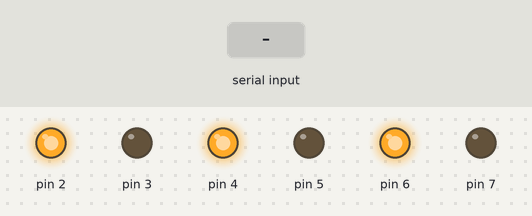
Bench run of a sketch on a simulated Arduino Uno, built with avr-gcc and run on an emulated ATmega328P. On the bench: output pins drawn as LEDs (lit = HIGH). The test bench sets the inputs (shaded band). Pins used as bus, display or sensor lines are not drawn.

Above: at 1.2 s.
1.3 s: "90,45,200\n" received over the second serial link
At 2.5 s:
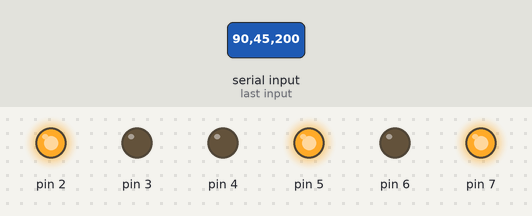
2.8 s: "1,90,45\n" received over the second serial link
At 3.8 s:
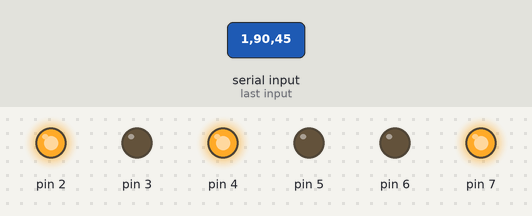
4.3 s: "30,150,10\n" received over the second serial link
At 4.9 s:
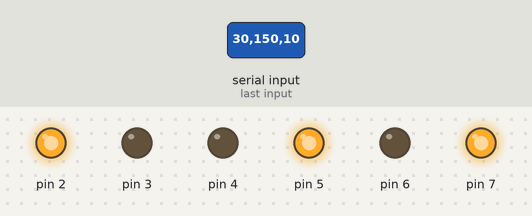
Timing chart, 0 to 7.3 s (numbered marks = the images above; inputs shaded):
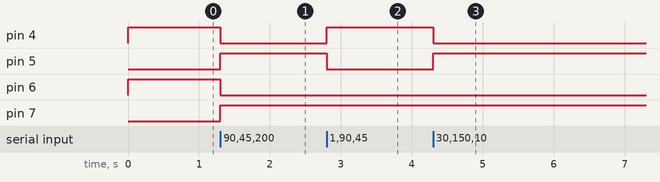

Measured:
- after the input at 1.3 s, pin 4, pin 6: HIGH → LOW at once; pin 5, pin 7: LOW → HIGH at once
- after the input at 2.8 s, pin 4: LOW → HIGH at once; pin 5: HIGH → LOW at once
- after the input at 4.3 s, pin 4: HIGH → LOW at once; pin 5: LOW → HIGH at once

The sketch:

motor_arduino.ino
```cpp
#include <SoftwareSerial.h>
SoftwareSerial hc05(8, 10); // RX, TX
int power_1 = 9;
int power_2 = 13;
int power_3 = 11;

void motor1_ahead() {
  digitalWrite(2, HIGH);
  digitalWrite(3, LOW);
}

void motor2_ahead() {
  digitalWrite(4, HIGH);
  digitalWrite(5, LOW);
}

void motor3_ahead() {
  digitalWrite(6, HIGH);
  digitalWrite(7, LOW);
}

void motor1_back() {
  digitalWrite(2, LOW);
  digitalWrite(3, HIGH);
}

void motor2_back() {
  digitalWrite(4, LOW);
  digitalWrite(5, HIGH);
}

void motor3_back() {
  digitalWrite(6, LOW);
  digitalWrite(7, HIGH);
}

void setup() {
  pinMode(2, OUTPUT);
  pinMode(3, OUTPUT);
  pinMode(4, OUTPUT);
  pinMode(5, OUTPUT);
  pinMode(6, OUTPUT);
  pinMode(7, OUTPUT);

  pinMode(power_1, OUTPUT);
  pinMode(power_2, OUTPUT);
  pinMode(power_3, OUTPUT);

  motor1_ahead();
  motor2_ahead();
  motor3_ahead();

  //  for(int p = 0; p <= 250; p+=10) {
  //    analogWrite(power_1, p);
  //  }

  analogWrite(power_1, 0);
  //  delay(1000);
  analogWrite(power_2, 0);
  //  delay(1000);
  analogWrite(power_3, 0);
  //  delay(1000);
  Serial.begin(9600);
  hc05.begin(9600);
}
char command[20];
int p = 0;

void exec(char *command) {
  char buf[4];
  int p;

  // Read PWM value for motor 1
  memcpy(buf, &command[0], 4 * sizeof(char));
  p = atoi(buf);
  if (p > 0) {
    motor1_ahead();
    analogWrite(power_1, p);
  }
  else {
    motor1_back();
    analogWrite(power_1, p * -1);
  }

  // Read PWM value for motor 2
  memcpy(buf, &command[5], 4 * sizeof(char));
  p = atoi(buf);
  if (p > 0) {
    motor2_ahead();
    analogWrite(power_2, p);
  }
  else {
    motor2_back();
    analogWrite(power_2, p * -1);
  }

  // Read PWM value for motor 3
  memcpy(buf, &command[10], 4 * sizeof(char));
  p = atoi(buf);
  if (p > 0) {
    motor3_ahead();
    analogWrite(power_3, p);
  }
  else {
    motor3_back();
    analogWrite(power_3, p * -1);
  }
}

void loop() {

  if (hc05.available() > 0) { // Checks whether data is comming from the serial port
    char c = hc05.read();
    if ( c != '\n' && c != 0 ) {
      command[p++] = c;
    } else if (c == '\n') {
      command[p] = '\0';
      exec(command);
      p = 0;
    }
  }

}
```
